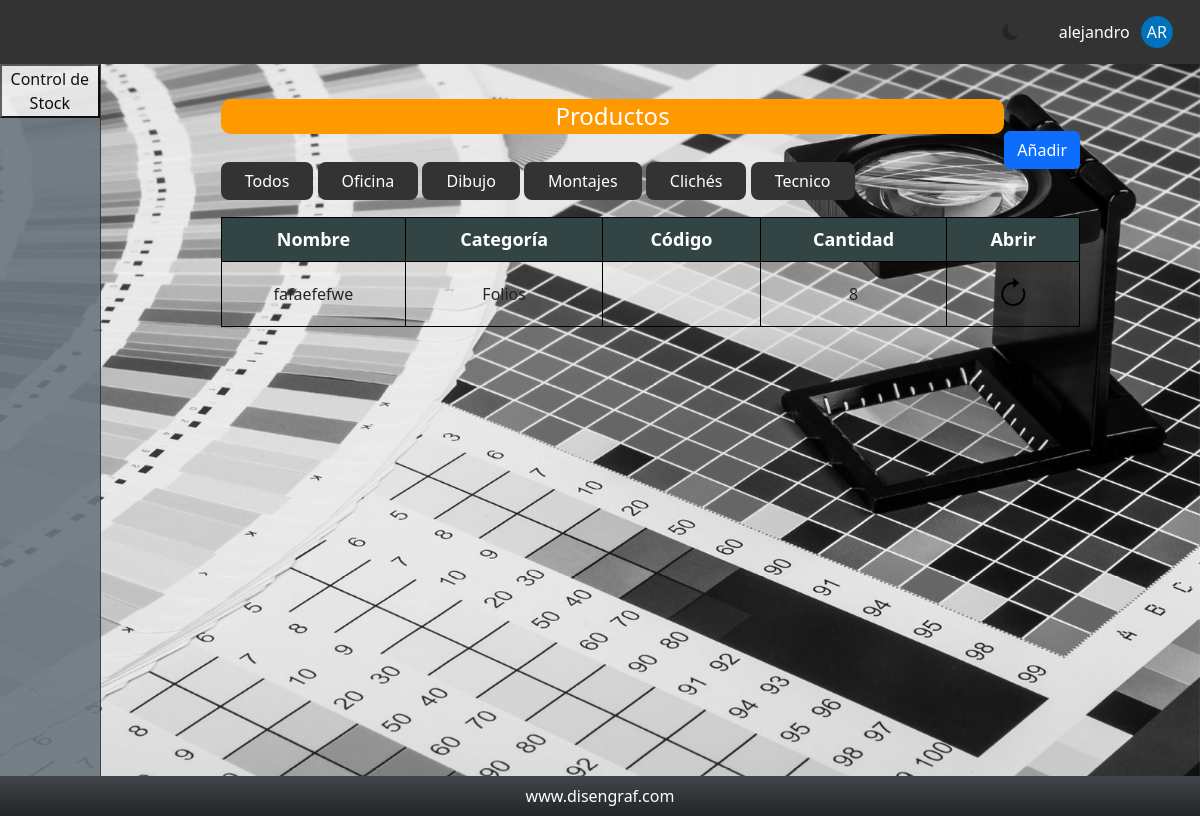
Page /controlStock/productos.php (signed in) on the committed database.
### tables this page shows
CREATE TABLE `departamentos` (
  `id` int(11) NOT NULL,
  `departamento` varchar(255) NOT NULL
);

CREATE TABLE `productos` (
  `id` int(11) NOT NULL,
  `cantidad` int(11) DEFAULT NULL,
  `nombre` varchar(255) DEFAULT NULL,
  `codigo` varchar(255) DEFAULT NULL,
  `stock_min` int(11) DEFAULT NULL,
  `id_categoria` int(11) DEFAULT NULL,
  `id_estado` int(11) DEFAULT NULL,
  `id_proveedor` int(11) DEFAULT NULL,
  `id_departamento` int(11) DEFAULT NULL
);

CREATE TABLE `categorias` (
  `id` int(11) NOT NULL,
  `nombre` varchar(255) DEFAULT NULL,
  `descripcion` text DEFAULT NULL
);

### controlStock/sesion.php (called while the page is built, shortened)
<?php
    if(isset($_SESSION['username'])){
        $id_rol = $_SESSION['id_rol'];
    }else{
        header("Location: inicio_sesion.php");
    }
?>

### controlStock/productos.php (the view, shortened to what this page needs)
<?php
include "conexion.php";
include "sesion.php";
$consulta_departamentos = "SELECT * FROM departamentos";
$resultados_departamentos = mysqli_query($conn, $consulta_departamentos);
$titulo_pagina = "Productos";
$consulta = "SELECT productos.*, categorias.nombre AS nombre_categoria FROM productos
             INNER JOIN categorias ON productos.id_categoria = categorias.id";
$resultadoConsulta = mysqli_query($conn, $consulta);
?>
<?php include 'includes/header.php'; ?>
<section>
    <div class="bloque-titulo_boton">
        <h2 class="titulo"><?php echo $titulo_pagina ?></h2>
        <?php if (intval($id_rol) == 1 || intval($id_rol) == 2): ?>
            <a href="nuevo-producto.php">
                <div class="btn btn-primary boton-primario">Añadir</div>
            </a>
        <?php endif; ?>
    </div>
    <a class="boton boton-secundario" href="productos.php">Todos</a>
    <?php while ($departamento = mysqli_fetch_assoc($resultados_departamentos)): ?>
        <a class="boton boton-secundario"
        href="productos.php?departamento=<?php echo $departamento['id']?>"><?php echo $departamento['departamento']?></a>
    <?php endwhile; ?>
    <table class="tabla-productos2">
        <thead>
            <tr>
                <th>Nombre</th>
                <th>Categoría</th>
                <th>Código</th>
                <th>Cantidad</th>
                <th>Abrir</th>
            </tr>
        </thead>
        <tbody>
            <?php while ($productos = mysqli_fetch_assoc($resultadoConsulta)): ?>
                <tr>
                    <td>
                        <?php echo $productos['nombre']; ?>
                    </td>
                    <td>
                        <?php echo $productos['nombre_categoria']; ?>
                    </td>
                    <td>
                    </td>
                    <td>
                        <?php echo $productos['cantidad']; ?>
                    </td>
                    <td><a id="agregarContador" href="producto-cantidad.php?id=<?php echo $productos['id'] ?>"><i
                                class="bi bi-arrow-clockwise" style="font-size: 2rem; color: black;"></i></a></td>
                </tr>
            <?php endwhile; ?>
        </tbody>
    </table>
</section>
</main>
<?php include 'includes/footer.php'; ?>

### controlStock/css/style.css (style rules this page uses)
:root { --azul: rgb(0, 113, 188); --rojo: rgb(193, 39, 45); --claro: white; --oscuro: #333; --oscuroHover: grey; }
html, body { margin: 0; padding: 0; height: 100%; font-family: Arial, Helvetica, sans-serif; box-sizing: border-box; scroll-snap-type: y mandatory; }
.bloque-titulo_boton { width: 100%; margin-top: 0; display: inline-flex; justify-content: end; align-items: end; }
.bloque-titulo_boton h2 { width: 100%; }
.titulo { text-align: center; margin: 2.2rem auto; font-size: 1.5rem; font-weight: 300; background-color: rgb(255, 153, 0); border-radius: 10px; padding: 3px; color: #FFFFFF; }
.boton { padding: 0.5rem 1.5rem; color: var(--claro); border-radius: .5rem; text-align: center; min-width: 6rem; margin: 0.7rem 0; font-size: 1rem; font-weight: 400; transition: all 300ms; text-decoration: none; }
.boton-primario { background-color: var(--azul); }
.boton-secundario { background-color: var(--oscuro); }
.btn-primary { background:#e13131; color:#FFFFFF; border:0px; padding:16px; }
section { width: 100%; height: 100%; margin: 0 120px; }
.tabla-productos2 { width: 100%; border-collapse: collapse; margin: 1.5rem 0; }
.tabla-productos2 th, .tabla-productos2 td { border: 1px solid black; padding: 8px 20px; text-align: center; }
.tabla-productos2 th { font-weight: bold; font-size: 18px; background-color: #344; color: white; }
.tabla-productos2 td { font-size: 16px; }

### rows in the picture
departamentos: departamento "Oficina"
departamentos: departamento "Dibujo"
departamentos: departamento "Montajes"
departamentos: departamento "Clichés"
departamentos: departamento "Tecnico"
productos: nombre "fafaefefwe", id_categoria.nombre "Folios", cantidad "8"

### other values in the picture
$_SESSION['nombre'] "alejandro"
$inicial_usuario "AR"
$titulo_pagina "Productos"
